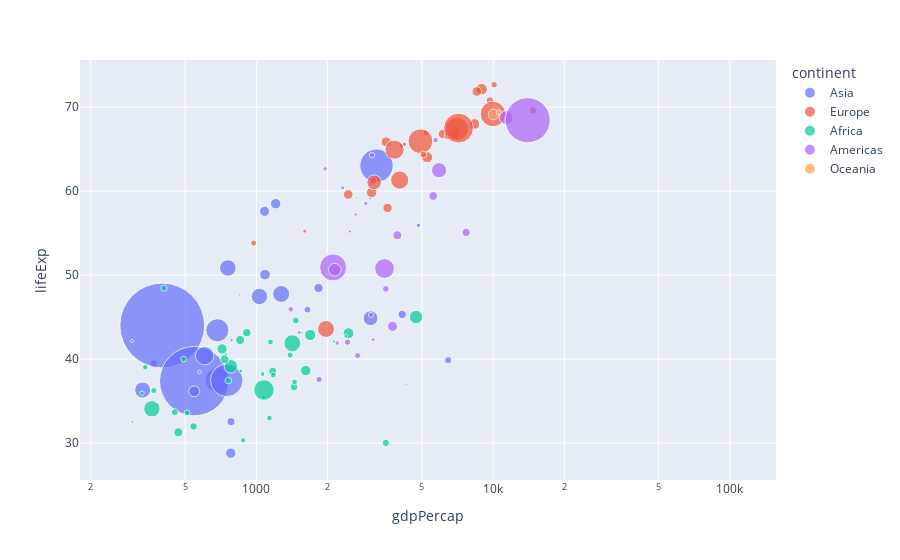

This figure's notebook cell:
### Code cell
start_year = 1952
end_year = 1952
fig = px.scatter(data_frame = df[df['year'].between(start_year, end_year)],x = 'gdpPercap', y = 'lifeExp', color = 'continent', 
                    size = 'pop', hover_name = 'country',  log_x=True, size_max=60)
fig.show()

### Figure 1 — Plotly figure (JSON) as saved in the notebook; plotly's stock layout.template omitted (floating-point values rounded to 4 significant figures)
{"data": [{"hovertemplate": "<b>%{hovertext}</b><br><br>continent=Asia<br>gdpPercap=%{x}<br>lifeExp=%{y}<br>pop=%{marker.size}<extra></extra>", "hovertext": ["Afghanistan", "Bahrain", "Bangladesh", "Cambodia", "China", "Hong Kong, China", "India", "Indonesia", "Iran", "Iraq", "Israel", "Japan", "Jordan", "Korea, Dem. Rep.", "Korea, Rep.", "Kuwait", "Lebanon", "Malaysia", "Mongolia", "Myanmar", "Nepal", "Oman", "Pakistan", "Philippines", "Saudi Arabia", "Singapore", "Sri Lanka", "Syria", "Taiwan", "Thailand", "Vietnam", "West Bank and Gaza", "Yemen, Rep."], "legendgroup": "Asia", "marker": {"color": "#636efa", "size": [8425333, 120447, 46886859, 4693836, 556263527, 2125900, 372000000, 82052000, 17272000, 5441766, 1620914, 86459025, 607914, 8865488, 20947571, 160000, 1439529, 6748378, 800663, 20092996, 9182536, 507833, 41346560, 22438691, 4005677, 1127000, 7982342, 3661549, 8550362, 21289402, 26246839, 1030585, 4963829], "sizemode": "area", "sizeref": 154500.0, "symbol": "circle"}, "mode": "markers", "name": "Asia", "orientation": "v", "showlegend": true, "type": "scatter", "x": [779.4, 9867.0, 684.2, 368.5, 400.4, 3054.0, 546.6, 749.7, 3035.0, 4130.0, 4087.0, 3217.0, 1547.0, 1088.0, 1031.0, 108400.0, 4835.0, 1831.0, 786.6, 331, 545.9, 1828.0, 684.6, 1273.0, 6460.0, 2315.0, 1084.0, 1643.0, 1207.0, 757.8, 605.1, 1516.0, 781.7], "xaxis": "x", "y": [28.8, 50.94, 37.48, 39.42, 44, 60.96, 37.37, 37.47, 44.87, 45.32, 65.39, 63.03, 43.16, 50.06, 47.45, 55.56, 55.93, 48.46, 42.24, 36.32, 36.16, 37.58, 43.44, 47.75, 39.88, 60.4, 57.59, 45.88, 58.5, 50.85, 40.41, 43.16, 32.55], "yaxis": "y"}, {"hovertemplate": "<b>%{hovertext}</b><br><br>continent=Europe<br>gdpPercap=%{x}<br>lifeExp=%{y}<br>pop=%{marker.size}<extra></extra>", "hovertext": ["Albania", "Austria", "Belgium", "Bosnia and Herzegovina", "Bulgaria", "Croatia", "Czech Republic", "Denmark", "Finland", "France", "Germany", "Greece", "Hungary", "Iceland", "Ireland", "Italy", "Montenegro", "Netherlands", "Norway", "Poland", "Portugal", "Romania", "Serbia", "Slovak Republic", "Slovenia", "Spain", "Sweden", "Switzerland", "Turkey", "United Kingdom"], "legendgroup": "Europe", "marker": {"color": "#EF553B", "size": [1282697, 6927772, 8730405, 2791000, 7274900, 3882229, 9125183, 4334000, 4090500, 42459667, 69145952, 7733250, 9504000, 147962, 2952156, 47666000, 413834, 10381988, 3327728, 25730551, 8526050, 16630000, 6860147, 3558137, 1489518, 28549870, 7124673, 4815000, 22235677, 50430000], "sizemode": "area", "sizeref": 154500.0, "symbol": "circle"}, "mode": "markers", "name": "Europe", "orientation": "v", "showlegend": true, "type": "scatter", "x": [1601.0, 6137.0, 8343.0, 973.5, 2444.0, 3119.0, 6876.0, 9692.0, 6425.0, 7030.0, 7144.0, 3531.0, 5264.0, 7268.0, 5210.0, 4931.0, 2648.0, 8942.0, 10100.0, 4029.0, 3068.0, 3145.0, 3581.0, 5075.0, 4215.0, 3834.0, 8528.0, 14730.0, 1969.0, 9980.0], "xaxis": "x", "y": [55.23, 66.8, 68, 53.82, 59.6, 61.21, 66.87, 70.78, 66.55, 67.41, 67.5, 65.86, 64.03, 72.49, 66.91, 65.94, 59.16, 72.13, 72.67, 61.31, 59.82, 61.05, 58.0, 64.36, 65.57, 64.94, 71.86, 69.62, 43.59, 69.18], "yaxis": "y"}, {"hovertemplate": "<b>%{hovertext}</b><br><br>continent=Africa<br>gdpPercap=%{x}<br>lifeExp=%{y}<br>pop=%{marker.size}<extra></extra>", "hovertext": ["Algeria", "Angola", "Benin", "Botswana", "Burkina Faso", "Burundi", "Cameroon", "Central African Republic", "Chad", "Comoros", "Congo, Dem. Rep.", "Congo, Rep.", "Cote d'Ivoire", "Djibouti", "Egypt", "Equatorial Guinea", "Eritrea", "Ethiopia", "Gabon", "Gambia", "Ghana", "Guinea", "Guinea-Bissau", "Kenya", "Lesotho", "Liberia", "Libya", "Madagascar", "Malawi", "Mali", "Mauritania", "Mauritius", "Morocco", "Mozambique", "Namibia", "Niger", "Nigeria", "Reunion", "Rwanda", "Sao Tome and Principe", "Senegal", "Sierra Leone", "Somalia", "South Africa", "Sudan", "Swaziland", "Tanzania", "Togo", "Tunisia", "Uganda", "Zambia", "Zimbabwe"], "legendgroup": "Africa", "marker": {"color": "#00cc96", "size": [9279525, 4232095, 1738315, 442308, 4469979, 2445618, 5009067, 1291695, 2682462, 153936, 14100005, 854885, 2977019, 63149, 22223309, 216964, 1438760, 20860941, 420702, 284320, 5581001, 2664249, 580653, 6464046, 748747, 863308, 1019729, 4762912, 2917802, 3838168, 1022556, 516556, 9939217, 6446316, 485831, 3379468, 33119096, 257700, 2534927, 60011, 2755589, 2143249, 2526994, 14264935, 8504667, 290243, 8322925, 1219113, 3647735, 5824797, 2672000, 3080907], "sizemode": "area", "sizeref": 154500.0, "symbol": "circle"}, "mode": "markers", "name": "Africa", "orientation": "v", "showlegend": true, "type": "scatter", "x": [2449.0, 3521.0, 1063.0, 851.2, 543.3, 339.3, 1173.0, 1071.0, 1179.0, 1103.0, 780.5, 2126.0, 1389.0, 2670.0, 1419.0, 375.6, 328.9, 362.1, 4293.0, 485.2, 911.3, 510.2, 299.9, 853.5, 298.8, 575.6, 2388.0, 1443.0, 369.2, 452.3, 743.1, 1968.0, 1688.0, 468.5, 2424.0, 761.9, 1077.0, 2719.0, 493.3, 879.6, 1450.0, 879.8, 1136.0, 4725.0, 1616.0, 1148.0, 716.7, 859.8, 1468.0, 734.8, 1147.0, 406.9], "xaxis": "x", "y": [43.08, 30.02, 38.22, 47.62, 31.98, 39.03, 38.52, 35.46, 38.09, 40.72, 39.14, 42.11, 40.48, 34.81, 41.89, 34.48, 35.93, 34.08, 37.0, 30, 43.15, 33.61, 32.5, 42.27, 42.14, 38.48, 42.72, 36.68, 36.26, 33.69, 40.54, 50.99, 42.87, 31.29, 41.73, 37.44, 36.32, 52.72, 40, 46.47, 37.28, 30.33, 32.98, 45.01, 38.63, 41.41, 41.22, 38.6, 44.6, 39.98, 42.04, 48.45], "yaxis": "y"}, {"hovertemplate": "<b>%{hovertext}</b><br><br>continent=Americas<br>gdpPercap=%{x}<br>lifeExp=%{y}<br>pop=%{marker.size}<extra></extra>", "hovertext": ["Argentina", "Bolivia", "Brazil", "Canada", "Chile", "Colombia", "Costa Rica", "Cuba", "Dominican Republic", "Ecuador", "El Salvador", "Guatemala", "Haiti", "Honduras", "Jamaica", "Mexico", "Nicaragua", "Panama", "Paraguay", "Peru", "Puerto Rico", "Trinidad and Tobago", "United States", "Uruguay", "Venezuela"], "legendgroup": "Americas", "marker": {"color": "#ab63fa", "size": [17876956, 2883315, 56602560, 14785584, 6377619, 12350771, 926317, 6007797, 2491346, 3548753, 2042865, 3146381, 3201488, 1517453, 1426095, 30144317, 1165790, 940080, 1555876, 8025700, 2227000, 662850, 157553000, 2252965, 5439568], "sizemode": "area", "sizeref": 154500.0, "symbol": "circle"}, "mode": "markers", "name": "Americas", "orientation": "v", "showlegend": true, "type": "scatter", "x": [5911.0, 2677.0, 2109.0, 11370.0, 3940.0, 2144.0, 2627.0, 5587.0, 1398.0, 3522.0, 3048.0, 2428.0, 1840.0, 2195.0, 2899.0, 3478.0, 3112.0, 2480.0, 1952.0, 3759.0, 3082.0, 3023.0, 13990.0, 5717.0, 7690.0], "xaxis": "x", "y": [62.48, 40.41, 50.92, 68.75, 54.74, 50.64, 57.21, 59.42, 45.93, 48.36, 45.26, 42.02, 37.58, 41.91, 58.53, 50.79, 42.31, 55.19, 62.65, 43.9, 64.28, 59.1, 68.44, 66.07, 55.09], "yaxis": "y"}, {"hovertemplate": "<b>%{hovertext}</b><br><br>continent=Oceania<br>gdpPercap=%{x}<br>lifeExp=%{y}<br>pop=%{marker.size}<extra></extra>", "hovertext": ["Australia", "New Zealand"], "legendgroup": "Oceania", "marker": {"color": "#FFA15A", "size": [8691212, 1994794], "sizemode": "area", "sizeref": 154500.0, "symbol": "circle"}, "mode": "markers", "name": "Oceania", "orientation": "v", "showlegend": true, "type": "scatter", "x": [10040.0, 10560.0], "xaxis": "x", "y": [69.12, 69.39], "yaxis": "y"}], "layout": {"legend": {"itemsizing": "constant", "title": {"text": "continent"}, "tracegroupgap": 0}, "margin": {"t": 60}, "xaxis": {"anchor": "y", "domain": [0, 1], "title": {"text": "gdpPercap"}, "type": "log"}, "yaxis": {"anchor": "x", "domain": [0, 1], "title": {"text": "lifeExp"}}}}
